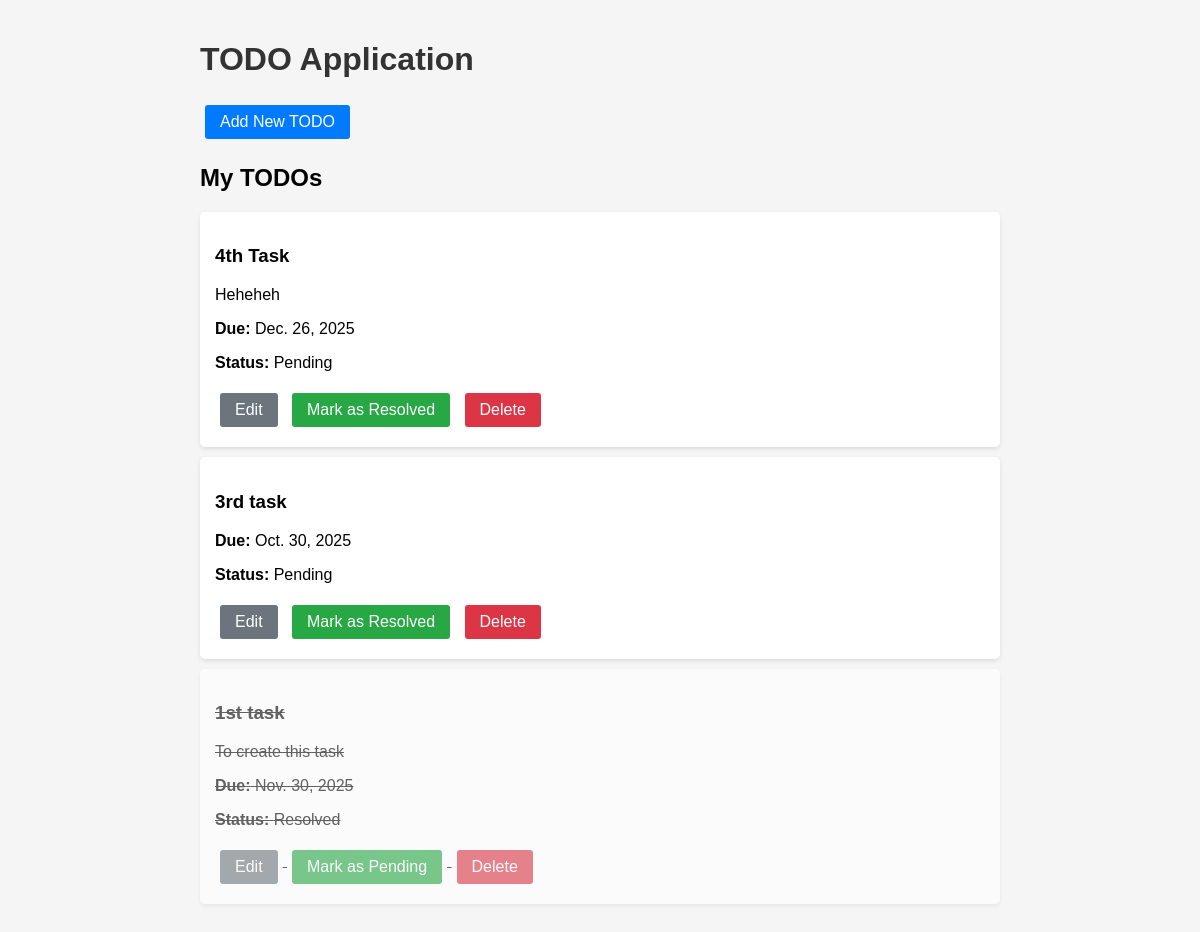
The page / on the database its author committed.
### todos/models.py (models this page shows, shortened)
class TODO(models.Model):
    title = models.CharField(max_length=200)
    description = models.TextField(blank=True)
    due_date = models.DateField(null=True, blank=True)
    is_resolved = models.BooleanField(default=False)
    created_at = models.DateTimeField(auto_now_add=True)
    updated_at = models.DateTimeField(auto_now=True)
    class Meta:
        ordering = ['-created_at']

### todos/views.py (the view)
# urls.py: 2. Add a URL to urlpatterns:  path('', views.home, name='home')
def home(request):
    todos = TODO.objects.all()
    return render(request, 'todos/home.html', {'todos': todos})

### todos/templates/todos/home.html (shortened to what this page needs)
{% extends 'todos/base.html' %}
{% block content %}
<div>
    <a href="{% url 'create_todo' %}" class="btn btn-primary">Add New TODO</a>
</div>
<h2>My TODOs</h2>
{% if todos %}
    {% for todo in todos %}
    <div class="todo-item {% if todo.is_resolved %}resolved{% endif %}">
        <h3>{{ todo.title }}</h3>
        {% if todo.description %}
        <p>{{ todo.description }}</p>
        {% endif %}
        {% if todo.due_date %}
        <p><strong>Due:</strong> {{ todo.due_date }}</p>
        {% endif %}
        <p><strong>Status:</strong> {% if todo.is_resolved %}Resolved{% else %}Pending{% endif %}</p>
        <div>
            <a href="{% url 'edit_todo' todo.pk %}" class="btn btn-secondary">Edit</a>
            <a href="{% url 'toggle_resolved' todo.pk %}" class="btn btn-success">
                {% if todo.is_resolved %}Mark as Pending{% else %}Mark as Resolved{% endif %}
            </a>
            <a href="{% url 'delete_todo' todo.pk %}" class="btn btn-danger">Delete</a>
        </div>
    </div>
    {% endfor %}
{% else %}
    <p>No TODOs yet. Create your first one!</p>
{% endif %}
{% endblock %}

### todos/templates/todos/base.html (shortened to what this page needs)
<!DOCTYPE html>
<html lang="en">
<head>
</head>
<body>
    <h1>TODO Application</h1>
    {% block content %}
    {% endblock %}
</body>
</html>

### todos/templates/todos/base.html (style rules this page uses)
body { font-family: Arial, sans-serif; max-width: 800px; margin: 0 auto; padding: 20px; background-color: #f5f5f5; }
h1 { color: #333; }
.todo-item { background: white; padding: 15px; margin: 10px 0; border-radius: 5px; box-shadow: 0 2px 4px rgba(0,0,0,0.1); }
.resolved { text-decoration: line-through; opacity: 0.6; }
button, .btn { padding: 8px 15px; margin: 5px; border: none; border-radius: 3px; cursor: pointer; text-decoration: none; display: inline-block; }
.btn-primary { background-color: #007bff; color: white; }
.btn-success { background-color: #28a745; color: white; }
.btn-danger { background-color: #dc3545; color: white; }
.btn-secondary { background-color: #6c757d; color: white; }

### rows shown on the page
TODO: title "4th Task", description "Heheheh", due_date "Dec. 26, 2025", is_resolved "Pending"
TODO: title "3rd task", due_date "Oct. 30, 2025", is_resolved "Pending"
TODO: title "1st task", description "To create this task", due_date "Nov. 30, 2025", is_resolved "Resolved"
